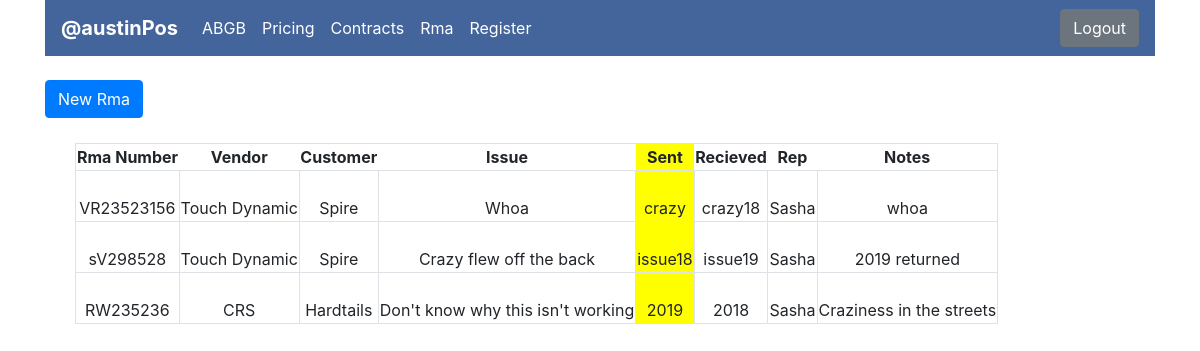
The page /rma (signed in) on the database as committed earlier.
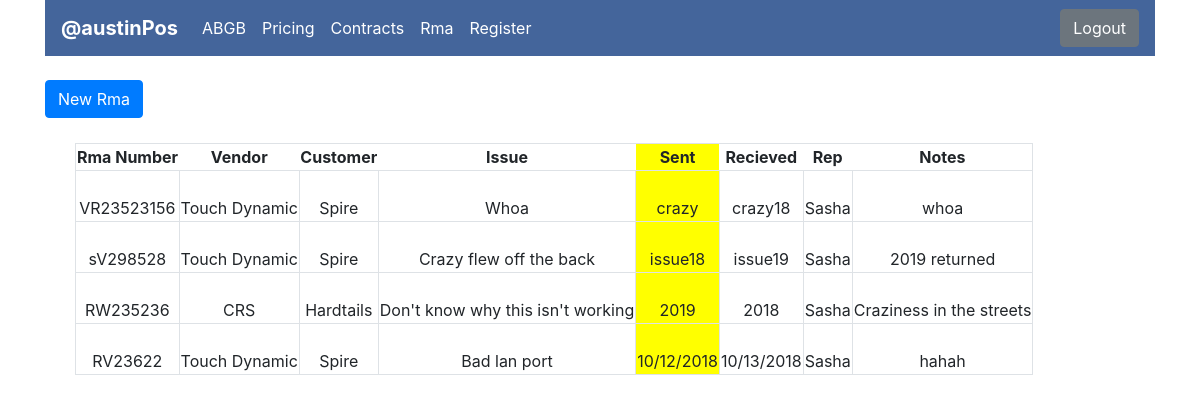
The same page on the database as committed later.
### austinpos/models.py (models this page shows, shortened)
class User(db.Model, UserMixin):
    id = db.Column(db.Integer, primary_key=True)
    site = db.Column(db.String())
    username = db.Column(db.String(20), unique=True, nullable=False)
    email = db.Column(db.String(100), unique=True, nullable=False)
    password = db.Column(db.String(60), nullable=False)
    user_data = db.relationship('Rma', backref='userdata', lazy=True)

class Rma(db.Model):
    id = db.Column(db.Integer, primary_key=True)
    rmanumber = db.Column(db.String(50), unique=True, nullable=False)
    Vendor = db.Column(db.String(50), nullable=False)
    Customer = db.Column(db.String(100), nullable = False)
    Issue = db.Column(db.Text())
    Date_Sent = db.Column(db.String(50), nullable=False)
    Date_Received = db.Column(db.String(50))
    Rep = db.Column(db.String(50))
    Notes = db.Column(db.Text())
    user_id = db.Column(db.Integer, db.ForeignKey('user.id'))

### austinpos/routes.py (the view)
@app.route('/rma', methods=['GET', 'POST'])
@login_required
def rma():
    rmas = Rma.query.all()
    return render_template('rma.html', name = 'rma', info=rmas)

### austinpos/models.py (called while the page is built)
@login_manager.user_loader
def load_user(user_id):
    return User.query.get(int(user_id))

### austinpos/templates/rma.html
{% extends 'base.html' %}
{% block content %}
<form class="" action="{{ url_for('createrma') }}">
  <button class="btn btn-primary" type="submit" name="button">New Rma</button>
</form>
<div class="container">
  <div class="col-sm-12">
    <table class='rma'>
      <thead class='border'>
        <th>Rma Number</th>
        <th>Vendor</th>
        <th>Customer</th>
        <th>Issue</th>
        <th style="background-color:yellow;">Sent</th>
        <th>Recieved</th>
        <th>Rep</th>
        <th>Notes</th>
      </thead>
      {% for data in info %}
        <tr>
          <td class='border'>{{data.rmanumber}}</td>
          <td class='border'>{{data.Vendor}}</td>
          <td class='border'>{{data.Customer}}</td>
          <td class='border'>{{data.Issue}}</td>
          <td class='border' style='background-color:yellow;'>{{data.Date_Sent}}</td>
          <td class='border'>{{data.Date_Received}}</td>
          <td class='border'>{{data.Rep}}</td>
          <td class='border'>{{data.Notes}}</td>
        </tr>
      {% endfor %}
    </table>
  </div>
</div>
{% endblock content %}

### austinpos/templates/base.html (shortened to what this page needs)
<!DOCTYPE html>
<html lang="en">
  <head>
    <link rel="stylesheet" href="https://stackpath.bootstrapcdn.com/bootstrap/4.1.3/css/bootstrap.min.css">
    <link rel="stylesheet" href="{{url_for('static', filename='base.css')}}">
  </head>
  <body>
    <div class="container">
      <nav class="navbar navbar-expand-lg navbar-light" style="background-color: #44659b;">
        <a class="navbar-brand" style='color:white;' href="#"><strong>@austinPos</strong></a>
        <div class="collapse navbar-collapse" id="navbarSupportedContent">
          <ul class="navbar-nav mr-auto">
            {% if current_user.is_authenticated %}
              <li class='nav-item'>
                <a class="nav-link" href="{{url_for('dash')}}">{{ current_user.site }}</a>
              </li>
            {% endif %}
            <li class="nav-item">
              <a class="nav-link" href="{{ url_for('pricing')}}">Pricing</a>
            </li>
            <li class="nav-item">
              <a class="nav-link" href="#">Contracts</a>
            </li>
            <li class="nav-item">
              <a class="nav-link" href="{{ url_for('rma')}}">Rma</a>
            </li>
            <li class="nav-item">
              <a class="nav-link" href="{{ url_for('register') }}">Register</a>
            </li>
          </ul>
            <button class="btn btn-secondary my-2 my-sm-0" type="submit"><a style="color:white;" href="{{url_for('logout')}}">Logout</a></button>
        </div>
      </nav>
    </div>
    <div class="container">
      <br>
      {% block content %}{% endblock content %}
    </div>
  </body>
</html>

### austinpos/static/base.css (style rules this page uses)
.nav-link { color: white !important; }
.rma { margin-top: 25px; }
.rma th { text-align: center; }
.rma td { text-align: center; }
.border { padding-top: 25px; }

Rows that differ between the two databases and show on the page:
added Rma: rmanumber "RV23622", Vendor "Touch Dynamic", Customer "Spire", Issue "Bad lan port", Date_Sent "10/12/2018", Date_Received "10/13/2018", Rep "Sasha", Notes "hahah"
